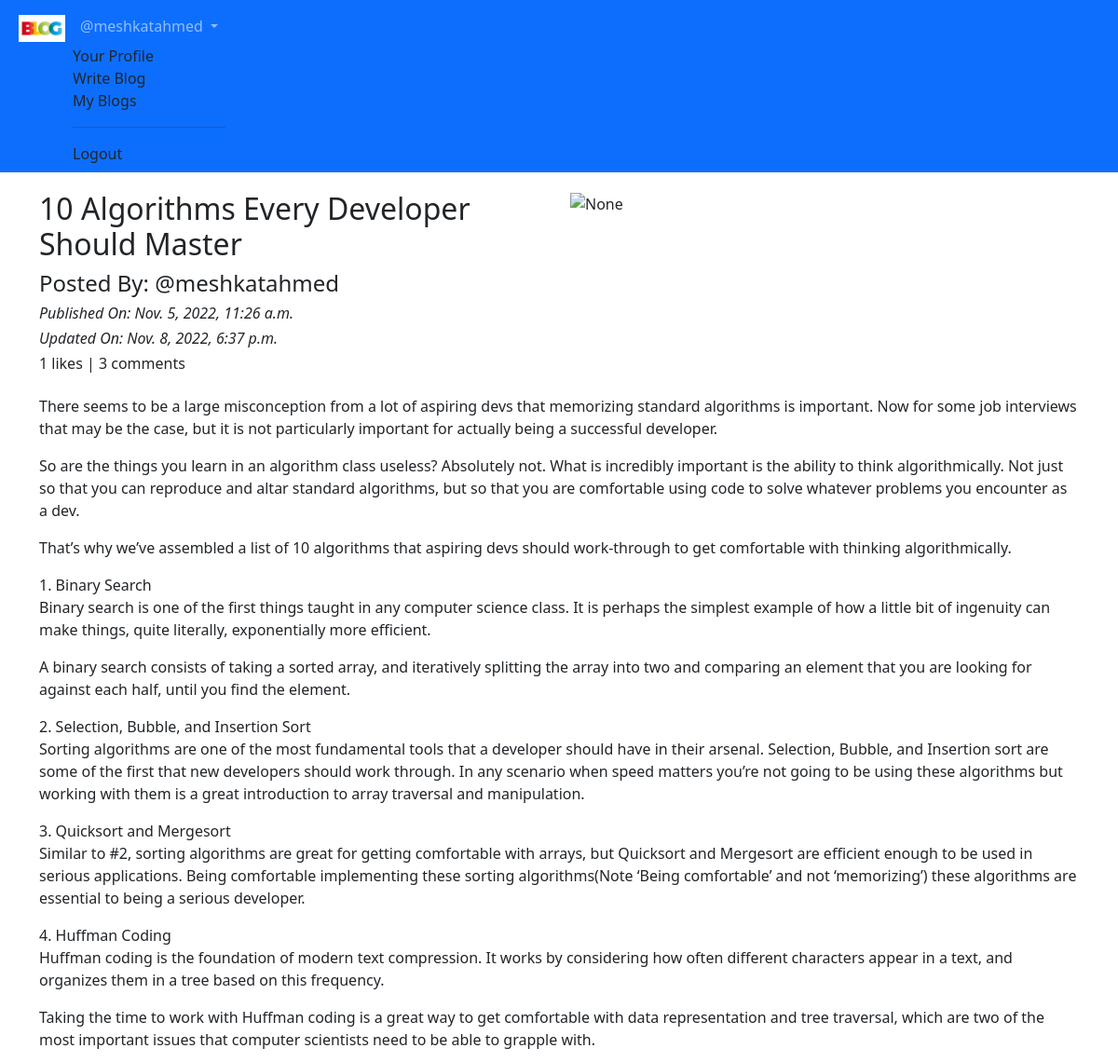
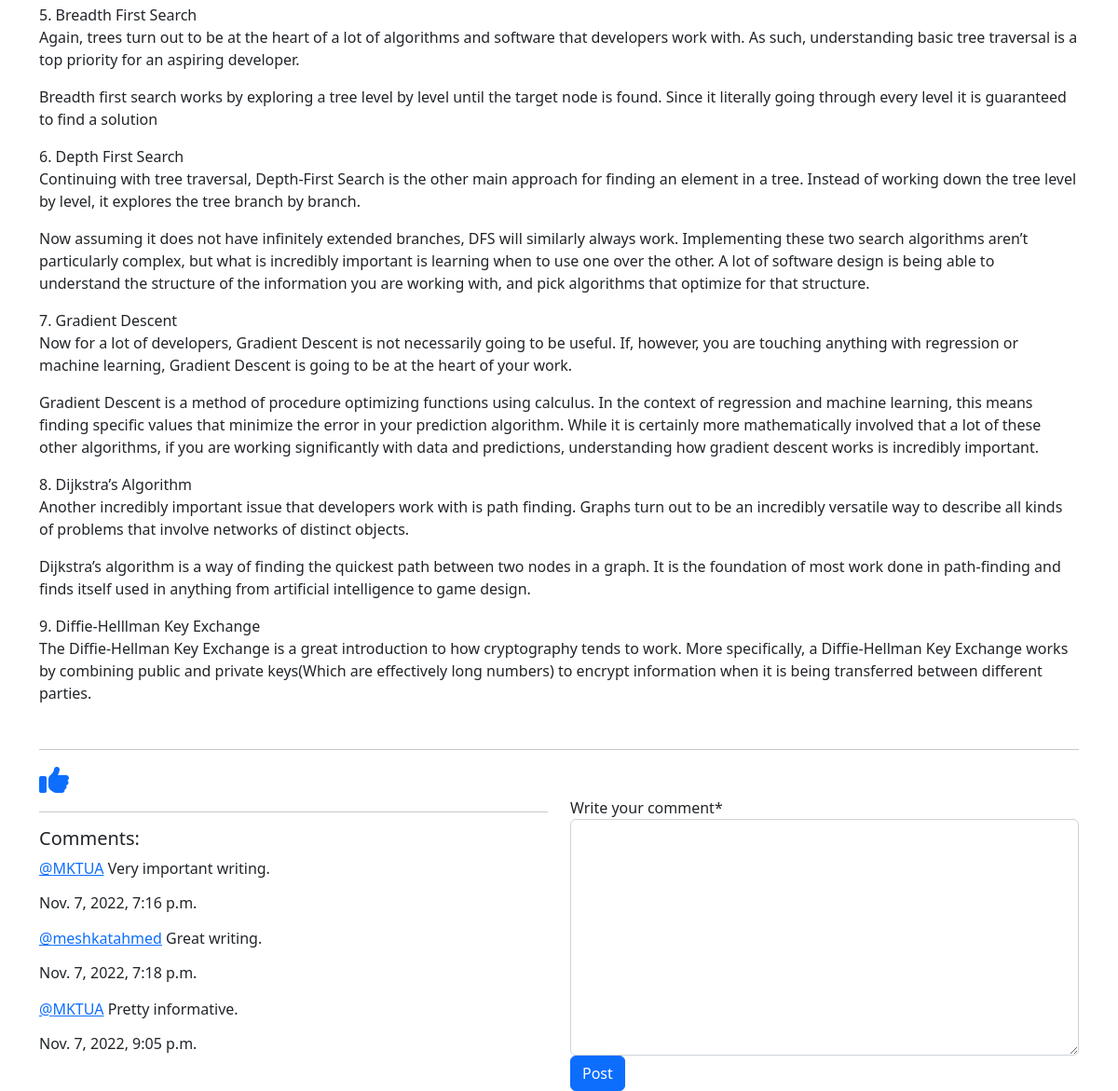
/blog/details/10-Algorithms-Every-Developer-Should-Learn-4bfb60c4-b2c4-416b-a7b5-a76bc008601c/ (signed in), run on the app's committed database (2 pictures, top to bottom).
### blog_app/models.py (models this page shows, shortened)
class Blog(models.Model):
    author = models.ForeignKey(User,on_delete=models.CASCADE,related_name='post_author')
    blog_title = models.CharField(max_length=264,verbose_name="put a title")
    slug = models.SlugField(max_length=264,unique=True)
    blog_content = models.TextField(verbose_name="what's on your mind")
    blog_image = models.ImageField(upload_to="static/media/images/blogimages",blank=True)
    publish_date = models.DateTimeField(auto_now_add=True)
    update_date = models.DateTimeField(auto_now=True)
    class Meta:
        ordering = ['-publish_date',]

class Comment(models.Model):
    blog = models.ForeignKey(Blog,on_delete=models.CASCADE,related_name='blog_comment')
    user = models.ForeignKey(User,on_delete=models.CASCADE,related_name='user_comment')
    comment = models.TextField(verbose_name="Write your comment")
    comment_date = models.DateTimeField(auto_now_add=True)
    class meta:
        ordering = ['-comment_date',]

### blog_app/views.py (the view, shortened to what this page needs)
# urls.py: path('details/<slug>/',views.blog_details,name='blogdetails'),
@login_required
def blog_details(request,slug):
    blog = Blog.objects.get(slug=slug)
    comment_form = CommentForm()
    already_liked = Like.objects.filter(blog=blog,user=request.user)
    if already_liked:
        liked=True
    else:
        liked=False
    return render(request,'blog_app/blogdetails.html',context={'blog':blog,'comment_form':comment_form,'liked':liked})

### blog_app/forms.py
class CommentForm(forms.ModelForm):
    class Meta:
        model = Comment
        fields = ['comment']

### templates/blog_app/blogdetails.html (shortened to what this page needs)
{% extends 'base.html' %}
{% load crispy_forms_tags %}
{% load static %}
{% block body_block %}
  <div class="row">
    <div class="col-sm-6">
      <h2>{{blog.blog_title}}</h2>
      <h4>Posted By: @{{blog.author}}</h4>
      <i><h6>Published On: {{blog.publish_date}}</h6></i>
      <i><h6>Updated On: {{blog.update_date}}</h6></i>
      <h6>{{blog.blog_like.count}} likes | {{blog.blog_comment.count}} comments</h6>
    </div>
    <div class="col-sm-6">
      <img src="{% static '{{blog.blog_image}}' %}" alt="None" width="100%">
    </div>
    <p>{{blog.blog_content|linebreaks}}</p>
  </div>
  <hr>
  {% if liked %}
    <a href="{% url 'blog_app:unlikedpost' pk=blog.pk %}"><i class="fa-solid fa-thumbs-down fa-2x"></i></a>
  {% else %}
    <a href="{% url 'blog_app:likedpost' pk=blog.pk %}"><i class="fa-solid fa-thumbs-up fa-2x"></i></a>
  {% endif %}
  <div class="row">
    <div class="col-sm-6">
        <hr>
        <h5>Comments:</h5>
        {% for comment in blog.blog_comment.all %}
          <p><a href="#">@{{comment.user}}</a> {{comment.comment}}
            <br>
            <h6>{{comment.comment_date}}</h6>
          </p>
        {% endfor %}
    </div>
    <div class="col-sm-6">
      <form method="POST">
        {{ comment_form|crispy }}
        <button type="submit" class="btn btn-primary btn-md">Post</button>
      </form>
    </div>
  </div>
{% endblock %}

### templates/base.html (shortened to what this page needs)
<!DOCTYPE html>
<html lang="en" dir="ltr">
  <head>
    <link href="https://cdn.jsdelivr.net/npm/bootstrap@5.2.2/dist/css/bootstrap.min.css" rel="stylesheet">
  </head>
  <body>
    <nav class="navbar navbar-expand-lg bg-primary navbar-dark">
      <div class="container-fluid">
        <ul class="navbar-nav">
          <li class="nav-item active">
            <a class="nav-link" href="{% url 'home' %}"><img src="/static/media/images/blogimages/a.png" alt="None" width="50px"></a>
          </li>
          {% if user.is_authenticated %}
            <div class="nav-item dropdown">
              <a class="nav-link dropdown-toggle" href="#" id="navbardrop" data-toggle="dropdown">
                @{{user.username}}
              </a>
              <div class=class="dropdown-menu">
                <a class="dropdown-item" href="{% url 'login_app:profile' %}">Your Profile</a>
                <a class="dropdown-item" href="{% url 'blog_app:createblog' %}">Write Blog</a>
                <a class="dropdown-item" href="{% url 'blog_app:myblogs' %}">My Blogs</a>
                <hr>
                <a class="dropdown-item" href="{% url 'login_app:logout' %}">Logout</a>
              </div>
            </div>
          {% endif %}
        </ul>
      </div>
    </nav>
    <div class="container" style="padding-top:20px">
      {% block body_block %}
      {% endblock %}
    </div>
  </body>
</html>

### data on the page
Blog: blog_title "10 Algorithms Every Developer Should Master", author "meshkatahmed", publish_date "Nov. 5, 2022, 11:26 a.m.", update_date "Nov. 8, 2022, 6:37 p.m.", blog_like.count "1", blog_comment.count "3", blog_content "There seems to be a large misconception from a lot of aspiring devs that memorizing standard algorithms is important. Now for some job interviews that may be the case, but it is not particularly important for actually being a successful developer. So are the things you learn in an algorithm class useless? Absolutely not. What is incredibly important is the ability to think algorithmically. Not just so that you can reproduce and altar standard algorithms, but so that you are comfortable using code to solve whatever problems you encounter as a dev. That’s why we’ve assembled a list of 10 algorithms that aspiring devs should work-through to get comfortable with thinking algorithmically. 1.…"
Comment: user "MKTUA", comment "Very important writing.", comment_date "Nov. 7, 2022, 7:16 p.m."
Comment: user "meshkatahmed", comment "Great writing.", comment_date "Nov. 7, 2022, 7:18 p.m."
Comment: user "MKTUA", comment "Pretty informative.", comment_date "Nov. 7, 2022, 9:05 p.m."

### other printed values
{{ user.username }} "meshkatahmed"
